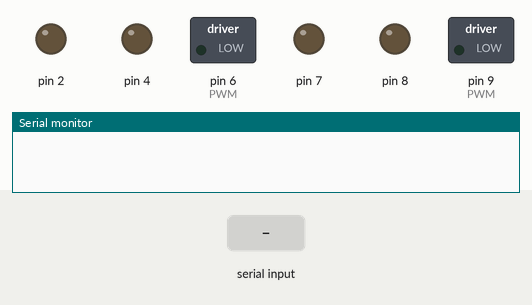
The sketch below on a simulated Arduino Uno, built with avr-gcc and run on an emulated ATmega328P. On the bench: switched loads named in the sketch (green lamp = pin HIGH), output pins drawn as LEDs (lit = HIGH), the last lines printed to the serial monitor. Inputs (shaded band) come from the test bench.

Above: at 1.2 s.
1.3 s: "1" received over Serial
At 2.7 s:
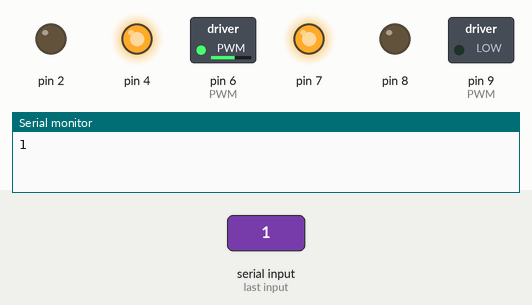
3.3 s: "2" received over Serial
At 3.8 s:
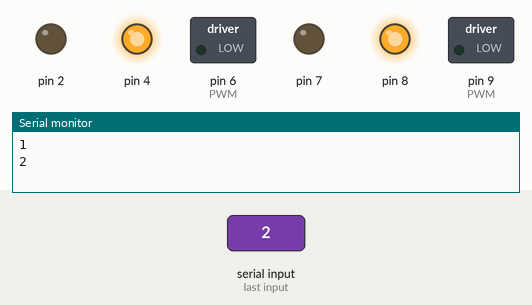
4.8 s: "3" received over Serial
At 6.0 s:
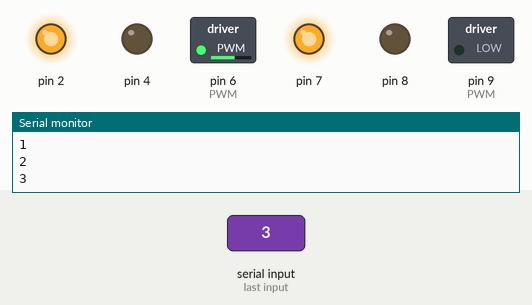
6.3 s: "4" received over Serial
At 7.3 s:
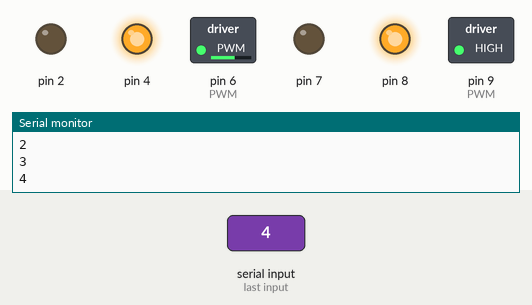
7.8 s: "5" received over Serial
At 8.5 s:
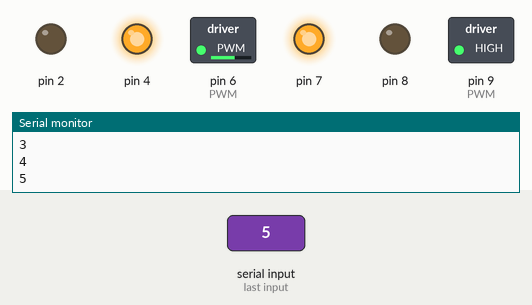
9.3 s: "1" received over Serial
At 9.6 s:
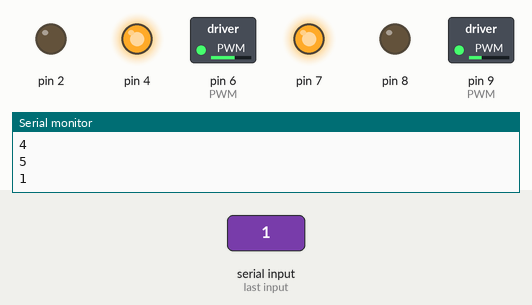
Timing chart, 0 to 12.3 s (numbered marks = the images above; inputs shaded):
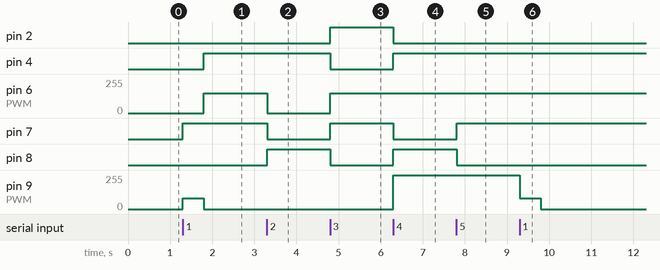

The sketch:

motor.ino
```cpp
void setup() {
  Serial.begin(9600);
  //조향 모터
  pinMode(9, OUTPUT);//PWM
  pinMode(8, OUTPUT);
  pinMode(7, OUTPUT);
  //구동 모터
  pinMode(6, OUTPUT);//PWM
  pinMode(4, OUTPUT);
  pinMode(2, OUTPUT);
}

void loop() {
  if (Serial.available()) {
    char in_data;
    in_data = Serial.read();
    Serial.println(in_data);
    if (in_data == '1') { //직진
      analogWrite(9, 80);
      digitalWrite(8, LOW);
      digitalWrite(7, HIGH);
      delay(500);
      analogWrite(9, 0);
      digitalWrite(8, LOW);
      digitalWrite(7, HIGH);
      analogWrite(6, 150);
      digitalWrite(4, HIGH);
      digitalWrite(2, LOW);

    } else if (in_data == '2') {//정지
      analogWrite(9, 0);
      digitalWrite(8, HIGH);
      digitalWrite(7, LOW);
      analogWrite(6, 0);
      digitalWrite(4, HIGH);
      digitalWrite(2, LOW);

    } else if (in_data == '3') {//후진
      analogWrite(9, 0);
      digitalWrite(8, LOW);
      digitalWrite(7, HIGH);
      analogWrite(6, 150);
      digitalWrite(4, LOW);
      digitalWrite(2, HIGH);
    }else if (in_data == '4') {//우회전
      analogWrite(9, 255);
      digitalWrite(8, HIGH);
      digitalWrite(7, LOW);
      analogWrite(6, 150);
      digitalWrite(4, HIGH);
      digitalWrite(2, LOW);
    }else if (in_data == '5') {//좌회전
      analogWrite(9, 255);
      digitalWrite(8, LOW);
      digitalWrite(7, HIGH);
      analogWrite(6, 150);
      digitalWrite(4, HIGH);
      digitalWrite(2, LOW);
    }
  }
}
```

Source omitted: MPU9250.cpp (126974 bytes), MPU9250.h (42815 bytes)

Measured:
- after the input at 1.3 s, pin 4: LOW → HIGH after 0.50 s; pin 6 (PWM): 0/255 → 150/255 after 0.50 s; pin 7: LOW → HIGH at once; pin 9 (PWM): 0/255 → 80/255 at once, → 0/255 0.50 s later
- after the input at 3.3 s, pin 6 (PWM): 150/255 → 0/255 at once; pin 7: HIGH → LOW at once; pin 8: LOW → HIGH at once
- after the input at 4.8 s, pin 2, pin 7: LOW → HIGH at once; pin 4, pin 8: HIGH → LOW at once; pin 6 (PWM): 0/255 → 150/255 at once
- after the input at 6.3 s, pin 2, pin 7: HIGH → LOW at once; pin 4, pin 8: LOW → HIGH at once; pin 9 (PWM): 0/255 → 255/255 at once
- after the input at 7.8 s, pin 7: LOW → HIGH at once; pin 8: HIGH → LOW at once
- after the input at 9.3 s, pin 9 (PWM): 255/255 → 80/255 at once, → 0/255 0.50 s later
